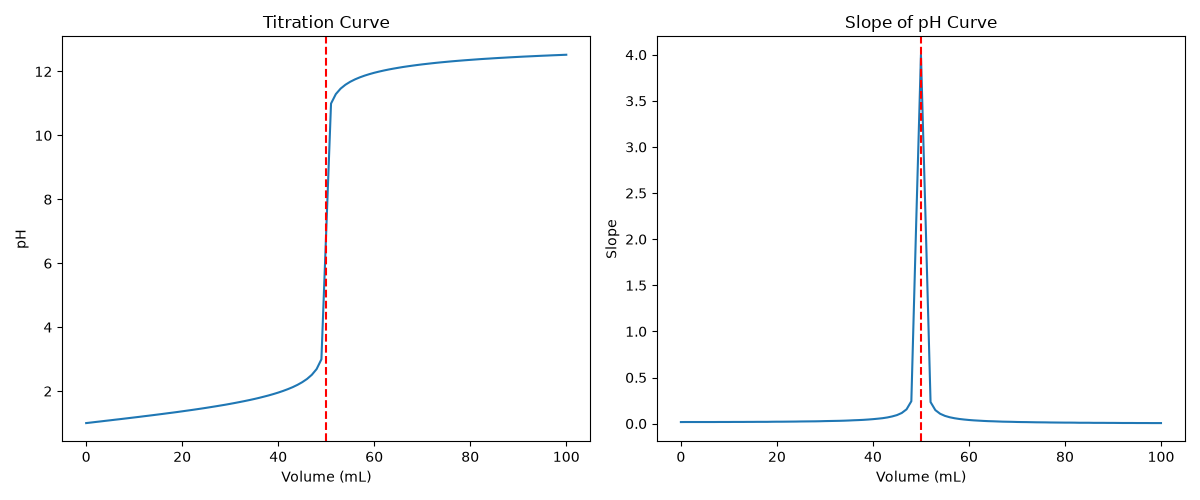

Write Python code to recreate this figure.
"""
PW2 Lab B Part 5 (bonus) -- find a titration's equivalence point.

titration.csv holds a titration curve: pH versus the volume of base added.
The equivalence point is the volume where the pH changes fastest (the steep
jump). Numerically, that is where the SLOPE of the pH curve is largest.
Run:  python titration.py
"""
import numpy as np
import matplotlib.pyplot as plt

# TODO 1: read titration.csv (columns volume_base, pH) into arrays V, pH.
data = np.loadtxt("titration.csv", delimiter=",", skiprows=1)

V = data[:, 0]
pH = data[:, 1]

# TODO 2: compute the slope of the pH curve with np.gradient(pH, V), and find
#         the volume where that slope is largest (np.argmax). That is the
#         equivalence point. Print it.
slope = np.gradient(pH, V)

index = np.argmax(slope)

equivalence = V[index]

print("Equivalence point:", equivalence, "mL")
# TODO 3: make two plots side by side: (left) pH vs volume with a line at the
#         equivalence point; (right) the slope vs volume, showing it peaks
#         at the equivalence point. Save as titration.png.
fig, ax = plt.subplots(1, 2, figsize=(12, 5))

# First graph
ax[0].plot(V, pH)
ax[0].axvline(equivalence, color="red", linestyle="--")

ax[0].set_xlabel("Volume (mL)")
ax[0].set_ylabel("pH")
ax[0].set_title("Titration Curve")

# Second graph
ax[1].plot(V, slope)
ax[1].axvline(equivalence, color="red", linestyle="--")

ax[1].set_xlabel("Volume (mL)")
ax[1].set_ylabel("Slope")
ax[1].set_title("Slope of pH Curve")

plt.tight_layout()
plt.savefig("titration.png")
plt.show()
